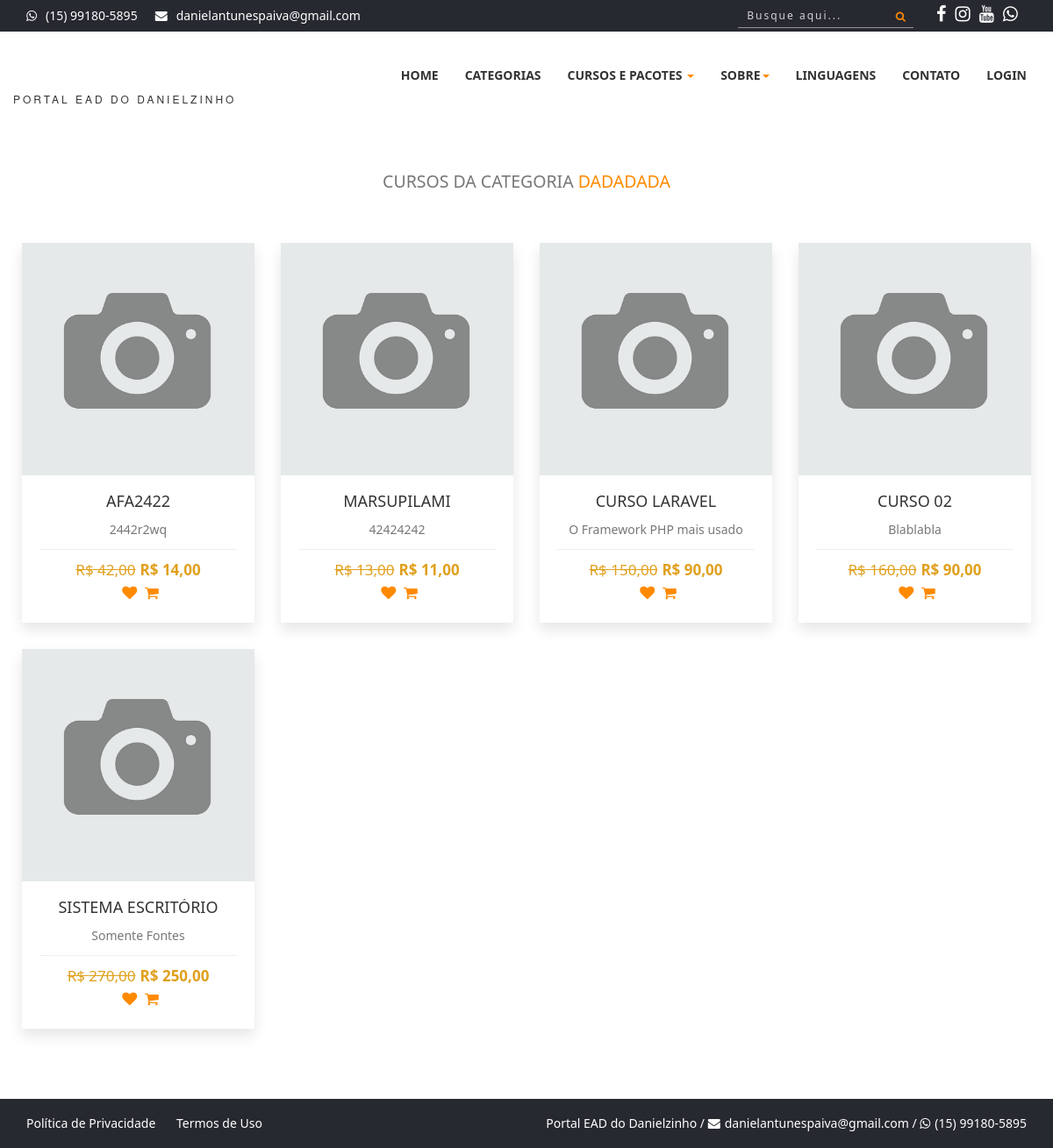
The app's page /categoria-dadadada with its own data.
### tables this page shows
CREATE TABLE `config` (
  `id` int(11) NOT NULL,
  `nome_sistema` varchar(50) NOT NULL,
  `email_sistema` varchar(50) NOT NULL,
  `tel_sistema` varchar(20) NOT NULL,
  `cnpj_sistema` varchar(25) DEFAULT NULL,
  `tipo_chave_pix` varchar(25) DEFAULT NULL,
  `chave_pix` varchar(100) DEFAULT NULL,
  `logo` varchar(20) NOT NULL,
  `icone` varchar(20) NOT NULL,
  `logo_rel` varchar(20) NOT NULL,
  `qrcode_pix` varchar(20) DEFAULT NULL,
  `facebook` varchar(120) DEFAULT NULL,
  `instagram` varchar(120) DEFAULT NULL,
  `youtube` varchar(120) DEFAULT NULL,
  `itens_pag` int(11) NOT NULL,
  `video_sobre` varchar(100) NOT NULL,
  `itens_relacionados` int(11) NOT NULL,
  `aulas_liberadas` int(11) NOT NULL,
  `desconto_pix` int(11) NOT NULL,
  `email_adm_mat` varchar(5) DEFAULT NULL,
  `cartoes_fidelidade` int(11) NOT NULL,
  `taxa_boleto` decimal(8,2) NOT NULL,
  `taxa_mp` decimal(8,2) NOT NULL,
  `taxa_paypal` decimal(8,2) NOT NULL,
  `valor_max_cartao` decimal(8,2) NOT NULL,
  `total_emails_por_envio` int(11) NOT NULL,
  `intervalo_envio_email` int(11) NOT NULL,
  `script_dia` date DEFAULT NULL,
  `dias_email_matricula` int(11) NOT NULL,
  `dias_excluir_matricula` int(11) NOT NULL
);

CREATE TABLE `categorias` (
  `id` int(11) NOT NULL,
  `nome` varchar(50) NOT NULL,
  `descricao` varchar(50) NOT NULL,
  `foto` varchar(100) DEFAULT NULL,
  `nome_url` varchar(100) DEFAULT NULL
);

CREATE TABLE `cursos` (
  `id` int(11) NOT NULL,
  `nome` varchar(50) NOT NULL,
  `desc_rapida` varchar(60) NOT NULL,
  `desc_longa` text NOT NULL,
  `valor` decimal(8,2) NOT NULL,
  `professor` int(11) NOT NULL,
  `categoria` int(11) NOT NULL,
  `imagem` varchar(100) NOT NULL,
  `status` varchar(20) NOT NULL,
  `carga` int(11) NOT NULL,
  `mensagem` varchar(255) NOT NULL,
  `arquivo` varchar(150) NOT NULL,
  `ano` int(11) NOT NULL,
  `palavras` varchar(255) NOT NULL,
  `grupo` int(11) NOT NULL,
  `nome_url` varchar(150) NOT NULL,
  `pacote` varchar(100) NOT NULL,
  `sistema` varchar(5) NOT NULL,
  `link` varchar(150) NOT NULL,
  `tecnologias` varchar(150) NOT NULL,
  `promocao` decimal(8,2) NOT NULL,
  `matriculas` int(11) NOT NULL
);

### sistema/conexao.php (called while the page is built, shortened)
<?php
$servidor = 'localhost';
$banco = 'portalead';
$usuario = 'root';
$senha = '';
$nome_sistema = 'Portal EAD do Danielzinho';
$email_sistema = 'danielantunespaiva@gmail.com';
$tel_sistema = '(15) 99180-5895';
try {
    $pdo = new PDO("mysql:dbname=$banco; host=$servidor", "$usuario", "$senha");
} catch (Throwable $th) {
    echo 'Erro ao conectar ao banco de dados! <br><br>' . $th;
}
$query = $pdo->query("SELECT * FROM config");
$res = $query->fetchAll(PDO::FETCH_ASSOC);
$total_reg = @count($res);
if ($total_reg == 0) {
    $pdo->query("INSERT into config SET nome_sistema = '$nome_sistema', email_sistema = '$email_sistema', tel_sistema = '$tel_sistema', logo = 'logo.png', icone = 'favicon.ico', logo_rel = 'logo.jpg', itens_pag = '12', cartoes_fidelidade = '5', valor_max_cartao = '100', total_emails_por_envio = '480', intervalo_envio_email = '70', dias_email_matricula = '3', dias_excluir_matricula = '30', script_dia = curDate()");
} else {
    $nome_sistema = $res[0]['nome_sistema'];
    $email_sistema = $res[0]['email_sistema'];
    $facebook_sistema = $res[0]['facebook'];
    $instagram_sistema = $res[0]['instagram'];
    $youtube_sistema = $res[0]['youtube'];
}
?>

### categoria.php (the view, shortened to what this page needs)
<?php
require_once('cabecalho.php');
$url = $_GET['url'];
$query = $pdo->query("SELECT * FROM categorias WHERE nome_url = '$url'");
$res = $query->fetchAll(PDO::FETCH_ASSOC);
$id_cat = $res[0]['id'];
$nome_cat = $res[0]['nome'];
$query = $pdo->query("SELECT * FROM cursos where categoria = '$id_cat' order by id desc");
$res = $query->fetchAll(PDO::FETCH_ASSOC);
$total_reg = @count($res);
if ($total_reg > 0) {
?>
    <div class="section-heading text-center">
        <div class="col-md-12 col-xs-12" style="margin-top:50px">
            <h2><small>Cursos da Categoria <span><?php echo $nome_cat ?></span></small></h2>
        </div>
    </div>
    <section id="portfolio">
        <div class="row" style="margin-left:10px; margin-right:10px; margin-top:-10px;">
            <?php
            for ($i = 0; $i < $total_reg; $i++) {
                $nome = $res[$i]['nome'];
                $desc_rapida = $res[$i]['desc_rapida'];
                $valor = $res[$i]['valor'];
                $promocao = $res[$i]['promocao'];
                $foto = $res[$i]['imagem'];
                $url = $res[$i]['nome_url'];
                $valorF = number_format($valor, 2, ',', '.',);
                $promocaoF = number_format($promocao, 2, ',', '.',);
            ?>
                <div class="col-xs-12 col-sm-6 col-md-3 col-lg-3 portfolio-item">
                    <div class="portfolio-one">
                        <div class="portfolio-head">
                            <div class="portfolio-img"><img alt="" src="sistema/painel-admin/img/cursos/<?php echo $foto ?>"></div>
                        </div>
                        <div class="portfolio-content" align="center">
                            <a href="curso-de-<?php echo $url ?>" title="Detalhes do Curso">
                                <h5 class="title"><?php echo $nome ?></h5>
                                <p style="margin-top:0px;"><?php echo $desc_rapida ?></p>
                            </a>
                            <div class="product-bottom-details">
                                <?php
                                if ($promocao > 0) {
                                ?>
                                    <div class="product-price"><small>R$ <?php echo $valorF ?></small>R$ <?php echo $promocaoF ?></div>
                                <?php } else { ?>
                                    <div class="product-price">R$ <?php echo $valorF ?></div>
                                <?php } ?>
                                <div class="product-links">
                                    <a href=""><i class="fa fa-heart"></i></a>
                                    <a href=""><i class="fa fa-shopping-cart"></i></a>
                                </div>
                            </div>
                        </div>
                    </div>
                </div>
            <?php
            }
            ?>
        </div>
    </section>
<?php
} else {
    echo '<br> <p align="center">Nenhum curso cadastrado nessa categoria</p>';
}
require_once('rodape.php');
?>

### cabecalho.php (shortened to what this page needs)
<?php
require_once('sistema/conexao.php');
$login = 'Login';
$painel = 'sistema/';
$index = '';
$categorias = '';
$cursos = '';
$sobre = '';
$linguagens = '';
$contatos = '';
?>
<!DOCTYPE html>
<html>
<head>
    <link rel="stylesheet" href="https://cdnjs.cloudflare.com/ajax/libs/font-awesome/4.5.0/css/font-awesome.min.css">
    <link rel="stylesheet" href="scss/main.css">
    <link rel="stylesheet" href="scss/skin.css">
    <link rel="stylesheet" href="scss/card.css">
    <link rel="stylesheet" href="scss/curso.css">
</head>
<body id="wrapper">
    <section id="top-header">
        <div class="container">
            <div class="row">
                <div class="col-md-7 col-sm-7 col-xs-7 top-header-links">
                    <ul class="contact_links">
                        <li><i class="fa fa-whatsapp"></i><a href="http://api.whatsapp.com/send?1=pt_BR&phone=55<?php echo $tel_sistema ?>" target="_blank"><?php echo $tel_sistema ?></a></li>
                        <li><i class="fa fa-envelope"></i><a href="#"><?php echo $email_sistema ?></a></li>
                    </ul>
                </div>
                <div class="col-md-5 col-sm-12 col-xs-12 social">
                    <ul class="social_links">
                        <li><a href="<?php echo $facebook_sistema ?>" title="Nossa Página no Facebook" target="_blank"><i class="fa fa-facebook"></i></a></li>
                        <li><a href="<?php echo $instagram_sistema ?>" title="Nossa Página no Instagram" target="_blank"><i class="fa fa-instagram"></i></a></li>
                        <li><a href="<?php echo $youtube_sistema ?>" title="Nosso canal no Youtube" target="_blank"><i class="fa fa-youtube"></i></a></li>
                        <li><a href="http://api.whatsapp.com/send?1=pt_BR&phone=55<?php echo $tel_sistema ?>" title="Chamar no Whatsapp" target="_blank"><i class="fa fa-whatsapp"></i></a></li>
                    </ul>
                    <div class="search-box social_links">
                        <button class="btn-search"><i class="fa fa-search"></i></button>
                        <input  onkeyup="listarCab()" type="text" name="buscar_cab" id="buscar_cab" class="input-search" placeholder="Busque aqui...">
                    </div>
                </div>
            </div>
        </div>
    </section>
    <header>
        <nav class="navbar navbar-inverse" style="z-index: 1000">
            <div class="container">
                <div class="row">
                    <div class="navbar-header">
                        <a class="navbar-brand" href="./">
                            <h1> <img src="sistema/img/logo.png" alt="" width="60px">
                            </h1><span><?php echo $nome_sistema ?></span>
                        </a>
                    </div>
                    <div id="navbar" class="collapse navbar-collapse navbar-right">
                        <ul class="nav navbar-nav">
                            <li class="<?php echo $index ?>"><a href="./">Home</a></li>
                            <li class="<?php echo $categorias ?>"><a href="categorias">Categorias</a></li>
                            <li class="dropdown <?php echo $cursos ?>">
                                <a href="#" class="dropdown-toggle" data-toggle="dropdown" role="button" aria-haspopup="true" aria-expanded="false">Cursos e Pacotes <span class="caret"></span></a>
                            </li>
                            <li class="dropdown <?php echo $sobre ?>">
                                <a href="#" class="dropdown-toggle" data-toggle="dropdown" role="button" aria-haspopup="true" aria-expanded="false">Sobre<span class="caret"></span></a>
                            </li>
                            <li class="<?php echo $linguagens ?>"><a href="linguagens">Linguagens</a></li>
                            <li class="<?php echo $contatos ?>"><a href="contatos">Contato</a></li>
                            <li><a href="<?php echo $painel ?>"><?php echo $login ?></a></li>
                        </ul>
                    </div>
                </div>
            </div>
        </nav>
    </header>
    <div id="area-conteudo">

### rodape.php (shortened to what this page needs)
<?php
require_once('sistema/conexao.php');
?>
</div>
<section id="bottom-footer">
    <div class="container">
        <div class="row">
            <div class="col-md-6 col-sm-6 col-xs-12 btm-footer-links ocultar-mobile">
                <a href="politica">Política de Privacidade</a>
                <a href="termos">Termos de Uso</a>
            </div>
            <div class="col-md-6 col-sm-6 col-xs-12 copyright">
                <span class="cor-branca ocultar-mobile"><?php echo $nome_sistema ?> / </span> <i class="fa fa-envelope" style="color:#FFF; margin-right:5px"> </i><a href="#" style="color:#FFF"><?php echo $email_sistema ?></a> / <i class="fa fa-whatsapp" style="color:#FFF; margin-right:5px"></i><a href="http://api.whatsapp.com/send?1=pt_BR&phone=55<?php echo $tel_sistema ?>" target="_blank" style="color:#FFF"><?php echo $tel_sistema ?></a>
            </div>
        </div>
    </div>
</section>
</html>

### scss/card.css (style rules this page uses)
* { -webkit-box-sizing: border-box; box-sizing: border-box; }
.product-bottom-details { overflow: hidden; border-top: 1px solid #eee; padding-top: 10px; }
.product-bottom-details div { text-align:center; width: 100%; }
.product-price { font-size: 17px; color: #e0a01d; font-weight: 600; }
.product-price small { font-size: 100%; font-weight: 200; text-decoration: line-through; display: inline-block; margin-right: 5px; }
.product-links { text-align: right; }
.product-links a { display: inline-block; margin-left: 5px; color: #e1e1e1; transition: 0.3s; font-size: 17px; }

### records on screen
config: email_sistema "danielantunespaiva@gmail.com", nome_sistema "PORTAL EAD DO DANIELZINHO", nome_sistema "Portal EAD do Danielzinho"
categorias: nome "DADADADA"
cursos: imagem (picture), nome "AFA2422", desc_rapida "2442r2wq", valor "42,00", promocao "14,00"
cursos: imagem (picture), nome "MARSUPILAMI", desc_rapida "42424242", valor "13,00", promocao "11,00"
cursos: imagem (picture), nome "CURSO LARAVEL", desc_rapida "O Framework PHP mais usado", valor "150,00", promocao "90,00"
cursos: imagem (picture), nome "CURSO 02", desc_rapida "Blablabla", valor "160,00", promocao "90,00"
cursos: imagem (picture), nome "SISTEMA ESCRITÓRIO", desc_rapida "Somente Fontes", valor "270,00", promocao "250,00"

### other values on screen
$tel_sistema "(15) 99180-5895"
$login "LOGIN"
